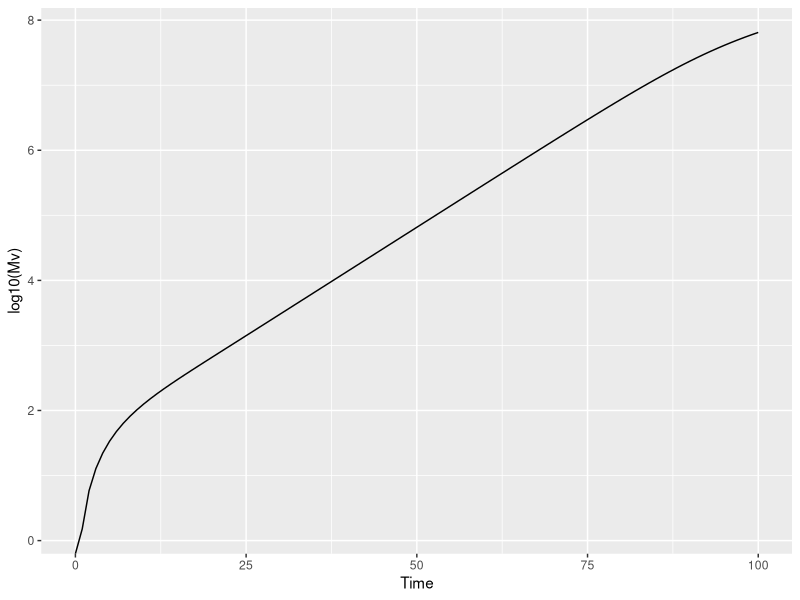

Source code (R):

library(ggplot2)
library(gridExtra)
library(deSolve)

#*********************PARAMETERS*************************************
params <- function(     
    muV =  0.001 #0.1          # virus clearance/ death rate 
    ,probInf = 10^-8           # probability of contact and infection 
    ,prodRate = 15             # virion production rate
    ,cMax = 10^6               # number of cells in midgut
    ,eclipse = 1/24
    ,cDeath =1/36
)
  return(as.list(environment()))
#***************************************************************

#*****************INITIAL CONDITIONS*****************************
initial <- c(Me = 5
             ,Mci = 0       # number of infected midgut cells
             ,Mv = 0        # number of virions in midgut
)

times <- seq(0,100,1)               # times to solve at
#**************************************************************

#****************MODEL*****************************************
mod <- function(tt,yy,parms) with(c(parms,as.list(yy)), {
  
  deriv <- rep(NA,3)
  
  deriv[1] <- Mv*probInf*(cMax - Mci - Me) - eclipse*Me - Me*cDeath 
  
  deriv[2] <- eclipse*Me  - Mci*cDeath # infected midgut cells
  
  deriv[3] <- prodRate*Mci - muV*Mv       # virions in midgut
  
  return(list(deriv))
})
#*************************************************************

#**************SIMULATE***************************************
simPop <- function(init=initial, tseq = times, modFunction=mod, parms = params()) {
  simDat <- as.data.frame(ode(init, tseq, modFunction, parms=parms))
  names(simDat)[1] <- "Time"
  return(simDat)
}
#****************************************************************

sim <- simPop(parms=params())

ggplot(sim) +
  geom_line(aes(x=Time,y=log10(Mv)))

names(sim)[4]<-"PFU"
